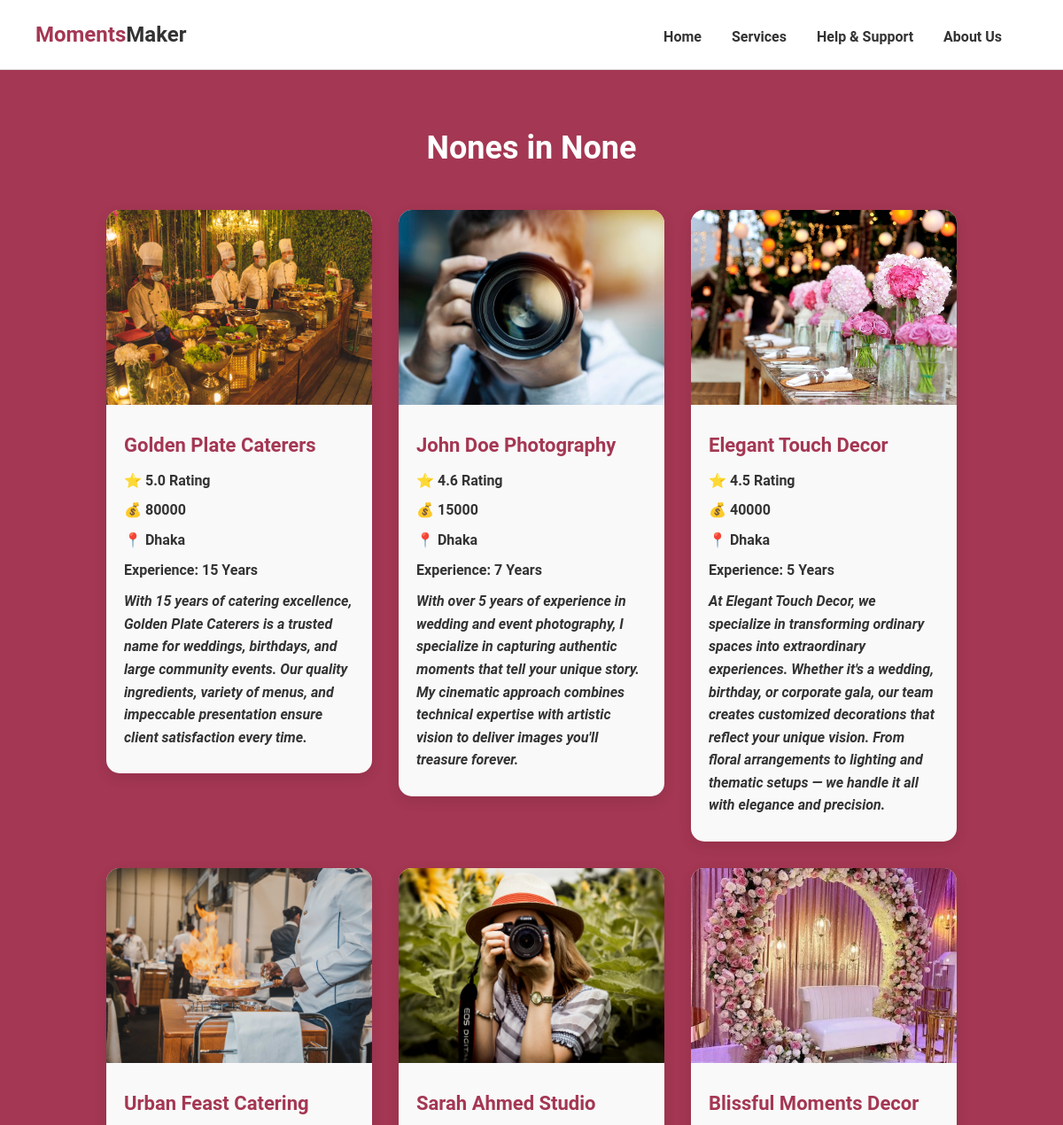
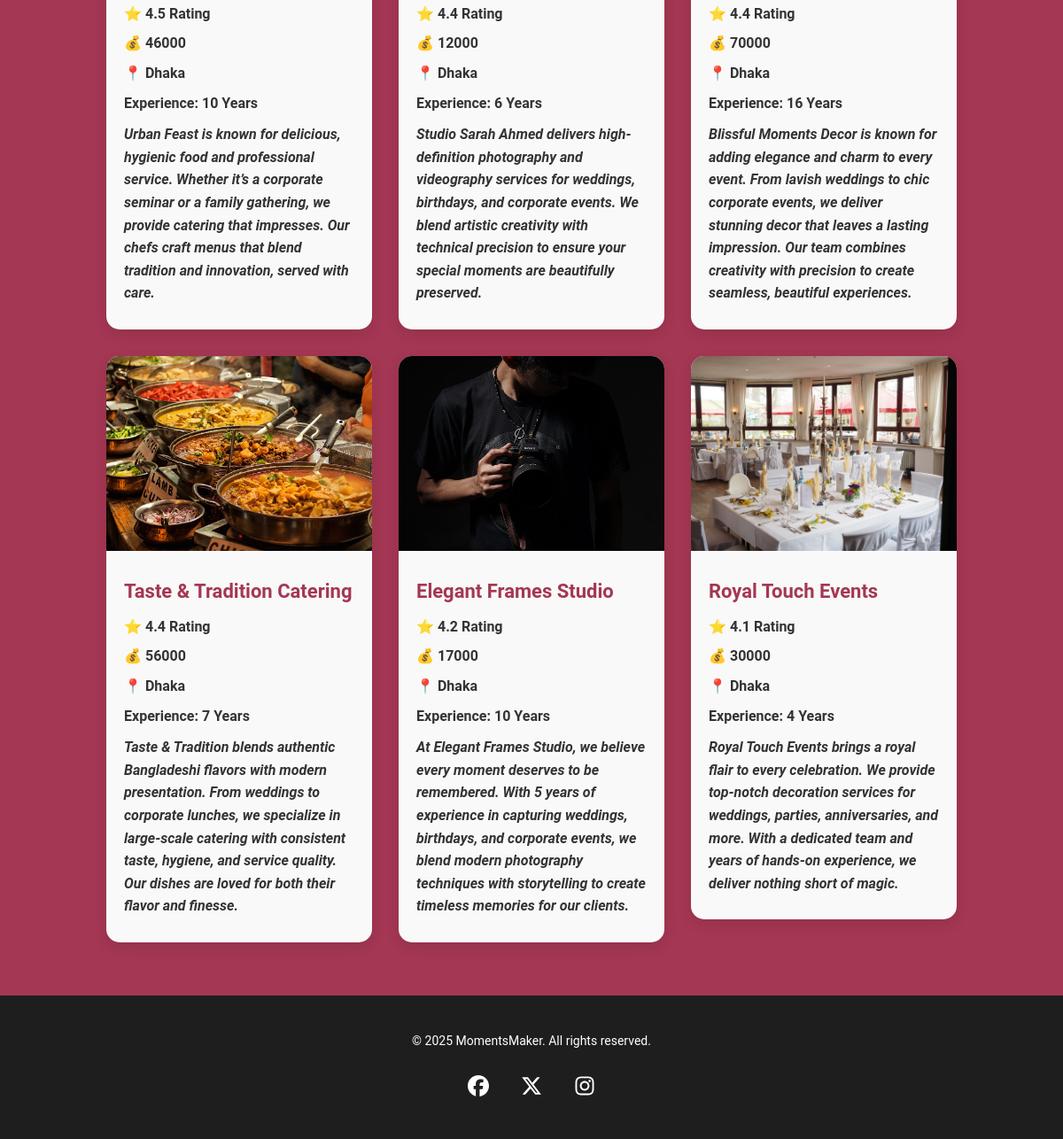
Page /search_results/ (signed in) on the committed database (2 pictures, top to bottom).
### services/models.py (models this page shows, shortened)
class ServiceProvider(models.Model):
    SERVICE_TYPES = (
        ('photographer', 'Photographer'),
        ('decorator', 'Decorator'),
        ('caterer', 'Caterer'),
    )
    LOCATIONS = (
        ('dhaka', 'Dhaka'),
        ('chattogram', 'Chattogram'),
        ('khulna', 'Khulna'),
        ('rajshahi', 'Rajshahi'),
        ('barishal', 'Barishal'),
        ('sylhet', 'Sylhet'),
        ('mymensingh', 'Mymensingh'),
        ('rangpur', 'Rangpur'),
    )
    EVENT_TYPES = (
        ('wedding', 'Wedding'),
        ('birthday', 'Birthday'),
        ('corporate', 'Corporate Event'),
        ('anniversary', 'Anniversary'),
        ('party', 'Party'),
    )
    user = models.ForeignKey(User, on_delete=models.CASCADE)
    name = models.CharField(max_length=200)
    image = models.ImageField(upload_to='service_providers/')
    short_desc = models.TextField()
    service_type = models.CharField(max_length=20, choices=SERVICE_TYPES)
    location = models.CharField(max_length=20, choices=LOCATIONS)
    event_types = models.CharField(max_length=20, choices=EVENT_TYPES, default='wedding')
    available_dates = models.JSONField(default=list)
    experience = models.PositiveIntegerField()
    events_completed = models.PositiveIntegerField(default=0)  # NEW
    rating = models.DecimalField(max_digits=3, decimal_places=1)
    price = models.IntegerField()
    price_unit = models.CharField(max_length=50, default='per event')  # NEW
    is_verified = models.BooleanField(default=False)  # NEW
    languages = models.CharField(max_length=200, default='Bangla, English')  # NEW
    travel_info = models.CharField(max_length=200, default='Within city')  # NEW
    services_offered = models.ManyToManyField(Service, blank=True, related_name='providers')  # NEW
    package_features = models.ManyToManyField(PackageFeature, blank=True, related_name='providers')  # NEW
    created_at = models.DateTimeField(auto_now_add=True)

### services/views.py (the view)
# urls.py: path('search_results/', s_views.search_results, name='search_results'),
@login_required
def search_results(request):
    service_type = request.GET.get('serviceType')
    location = request.GET.get('location')
    event_type = request.GET.get('eventType')
    event_date = request.GET.get('eventDate')
    filters = Q()
    if service_type:
        filters &= Q(service_type=service_type)
    if location:
        filters &= Q(location=location)
    if event_type:
        filters &= Q(event_types=event_type)
    if event_date:
        filters &= Q(available_dates__icontains=event_date)
        request.session['event_date'] = event_date  #  save date in session
    providers = ServiceProvider.objects.filter(filters).order_by('-rating')
    context = {
        'providers': providers,
        'service_type': service_type,
        'location': location,
        'event_type': event_type,
        'event_date': event_date
    }
    return render(request, 'services/search_results.html', context)

### template/services/search_results.html (shortened to what this page needs)
<!DOCTYPE html>
{% load static %}
<html lang="en">
<head>
  <link rel="stylesheet" href="{% static 'css/styles.css' %}">
</head>
<body>
 <header>
    <div class="logo"><span>Moments</span>Maker</div>
    <nav>
      <a href="{% url 'home' %}">Home</a>
      <a href="{% url 'services' %}">Services</a>
      <a href="{% url 'help' %}">Help & Support</a>
      <a href="{% url 'about' %}">About Us</a>
      <div class="profile-dropdown">
</div>
    </nav>
  </header>
<section class="search-results">
  <h1 class="results-heading">
    {{ service_type|title }}s in {{ location|title }}
  </h1>
  <div class="card-list">
  {% for provider in providers %}
    <a href="{% url 'provider_detail' provider.pk %}" class="provider-link">
  <div class="provider-card">
    <img src="{{ provider.image.url }}" alt="{{ provider.name }}">
    <div class="provider-info">
      <h2>{{ provider.name }}</h2>
      <p>⭐️ {{ provider.rating }} Rating</p>
      <p>💰 {{ provider.price }}</p>
      <p>📍 {{ provider.get_location_display }}</p>
      <p>Experience: {{ provider.experience }} Years</p>
      <p class="short-desc">{{ provider.short_desc }}</p>
    </div>
  </div>
      </a>
  {% empty %}
  <p class="no-results">No providers found matching your criteria</p>
  {% endfor %}
</div>
</section>
  <footer class="footer">
      <p>&copy; 2025 MomentsMaker. All rights reserved.</p>
      <div class="social-icons">
        <a href="https://www.facebook.com/abdullah.al.jubayer.335106"><img src="{% static 'images/facebook.svg' %}" alt="Facebook" /></a>
        <a href="https://x.com/AbdullahAl77285"><img src="{% static 'images/twitter.svg' %}" alt="Twitter" /></a>
        <a href="https://www.instagram.com/_jubayer0_0/"><img src="{% static 'images/instagram.svg' %}" alt="Instagram" /></a>
      </div>
    </footer>
</body>
</html>

### static/css/styles.css (style rules this page uses)
* { box-sizing: border-box; margin: 0; padding: 0; }
body { font-family: 'Roboto', sans-serif; background-color: #fff; color: #333; }
header { display: flex; justify-content: space-between; align-items: center; padding: 20px 40px; border-bottom: 1px solid #ddd; background-color: white; z-index: 1000; }
.logo { font-size: 24px; font-weight: bold; }
.logo span { color: #a43753; }
.profile-dropdown { position: relative; display: inline-block; }
nav a { position: relative; margin: 0 15px; text-decoration: none; color: #333; font-weight: bold; }
nav a:after { content: ''; position: absolute; bottom: 0; left: 0; width: 0; height: 2px; background-color: #a43753; transition: width 0.3s ease; }
body { font-family: 'Roboto', sans-serif; background-color: #fff; color: #333; line-height: 1.6; }
html, body { height: 100%; margin: 0; padding: 0; display: flex; flex-direction: column; }
.footer .social-icons img { width: 24px; height: 24px; filter: brightness(0) invert(1); }
.footer { background-color: #1e1e1e; color: white; padding: 40px 20px; text-align: center; margin-top: auto; }
.footer p { margin-bottom: 20px; font-size: 14px; }
.social-icons { display: flex; justify-content: center; gap: 20px; }
.social-icons a { color: white; font-size: 20px; width: 40px; height: 40px; border-radius: 50%; display: flex; align-items: center; justify-content: center; transition: all 0.3s ease; }
.search-results { padding: 60px 20px; background-color: #a43753; }
.results-heading { text-align: center; margin-bottom: 40px; font-size: 36px; color: #ffffff; }
.card-list { display: flex; flex-wrap: wrap; gap: 30px; justify-content: center; }
.provider-card { background: #f9f9f9; border-radius: 15px; overflow: hidden; width: 300px; text-decoration: none; color: inherit; box-shadow: 0 5px 15px rgba(0,0,0,0.1); transition: transform 0.2s; }
.provider-card img { width: 100%; height: 220px; object-fit: cover; }
.provider-info { padding: 20px; }
.provider-info h2 { font-size: 22px; margin-bottom: 10px; color: #a43753; }
.provider-info p { font-size: 16px; margin-bottom: 8px; font-weight: bold; }
.short-desc { margin-top: 10px; font-style: italic; }
.provider-link { text-decoration: none; color: inherit; display: block; }

### rows in the picture
ServiceProvider: image (picture), name "Golden Plate Caterers", rating "5.0", price "80000", location "Dhaka", experience "15", short_desc "With 15 years of catering excellence, Golden Plate Caterers is a trusted name for weddings, birthdays, and large community events. Our quality ingredients, variety of menus, and impeccable presentation ensure client satisfaction every time."
ServiceProvider: image (picture), name "John Doe Photography", rating "4.6", price "15000", location "Dhaka", experience "7", short_desc "With over 5 years of experience in wedding and event photography, I specialize in capturing authentic moments that tell your unique story. My cinematic approach combines technical expertise with artistic vision to deliver images you'll treasure forever."
ServiceProvider: image (picture), name "Elegant Touch Decor", rating "4.5", price "40000", location "Dhaka", experience "5", short_desc "At Elegant Touch Decor, we specialize in transforming ordinary spaces into extraordinary experiences. Whether it's a wedding, birthday, or corporate gala, our team creates customized decorations that reflect your unique vision. From floral arrangements to lighting and thematic setups — we handle it all with elegance and precision."
ServiceProvider: image (picture), name "Urban Feast Catering", rating "4.5", price "46000", location "Dhaka", experience "10", short_desc "Urban Feast is known for delicious, hygienic food and professional service. Whether it’s a corporate seminar or a family gathering, we provide catering that impresses. Our chefs craft menus that blend tradition and innovation, served with care."
ServiceProvider: image (picture), name "Sarah Ahmed Studio", rating "4.4", price "12000", location "Dhaka", experience "6", short_desc "Studio Sarah Ahmed delivers high-definition photography and videography services for weddings, birthdays, and corporate events. We blend artistic creativity with technical precision to ensure your special moments are beautifully preserved."
ServiceProvider: image (picture), name "Blissful Moments Decor", rating "4.4", price "70000", location "Dhaka", experience "16", short_desc "Blissful Moments Decor is known for adding elegance and charm to every event. From lavish weddings to chic corporate events, we deliver stunning decor that leaves a lasting impression. Our team combines creativity with precision to create seamless, beautiful experiences."
ServiceProvider: image (picture), name "Taste & Tradition Catering", rating "4.4", price "56000", location "Dhaka", experience "7", short_desc "Taste & Tradition blends authentic Bangladeshi flavors with modern presentation. From weddings to corporate lunches, we specialize in large-scale catering with consistent taste, hygiene, and service quality. Our dishes are loved for both their flavor and finesse."
ServiceProvider: image (picture), name "Elegant Frames Studio", rating "4.2", price "17000", location "Dhaka", experience "10", short_desc "At Elegant Frames Studio, we believe every moment deserves to be remembered. With 5 years of experience in capturing weddings, birthdays, and corporate events, we blend modern photography techniques with storytelling to create timeless memories for our clients."
ServiceProvider: image (picture), name "Royal Touch Events", rating "4.1", price "30000", location "Dhaka", experience "4", short_desc "Royal Touch Events brings a royal flair to every celebration. We provide top-notch decoration services for weddings, parties, anniversaries, and more. With a dedicated team and years of hands-on experience, we deliver nothing short of magic."

### other values in the picture
{{ service_type|title }} "None"
{{ location|title }} "None"
